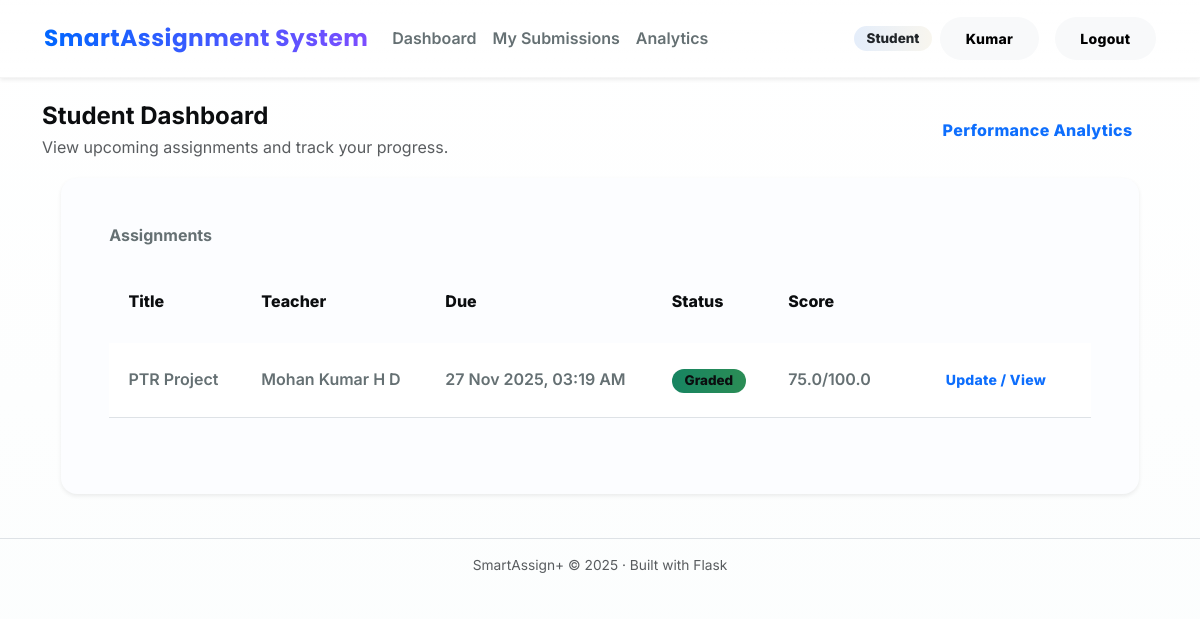
The page /student/dashboard (signed in) on the database its author committed.
### models.py (models this page shows, shortened)
class Assignment(db.Model):
    __tablename__ = "assignments"
    id = db.Column(db.Integer, primary_key=True)
    title = db.Column(db.String(150), nullable=False)
    description = db.Column(db.Text, nullable=False)
    due_date = db.Column(db.DateTime, nullable=False)
    created_at = db.Column(db.DateTime, default=datetime.utcnow)
    teacher_id = db.Column(db.Integer, db.ForeignKey("users.id"), nullable=False)
    submissions = db.relationship("Submission", backref="assignment", lazy=True)

class User(db.Model):
    __tablename__ = "users"
    id = db.Column(db.Integer, primary_key=True)
    name = db.Column(db.String(100), nullable=False)
    email = db.Column(db.String(120), unique=True, nullable=False)
    password_hash = db.Column(db.String(255), nullable=False)
    role = db.Column(db.String(20), nullable=False)  # 'teacher' or 'student'
    created_at = db.Column(db.DateTime, default=datetime.utcnow)
    assignments = db.relationship("Assignment", backref="teacher", lazy=True)
    submissions = db.relationship("Submission", backref="student", lazy=True)

class Feedback(db.Model):
    __tablename__ = "feedback"
    id = db.Column(db.Integer, primary_key=True)
    submission_id = db.Column(db.Integer, db.ForeignKey("submissions.id"), nullable=False)
    teacher_id = db.Column(db.Integer, db.ForeignKey("users.id"), nullable=False)
    score = db.Column(db.Float, nullable=False)
    max_score = db.Column(db.Float, nullable=False)
    rubric_clarity = db.Column(db.Integer, nullable=False)      # 1-5
    rubric_completion = db.Column(db.Integer, nullable=False)   # 1-5
    rubric_presentation = db.Column(db.Integer, nullable=False) # 1-5
    comments = db.Column(db.Text, nullable=True)
    created_at = db.Column(db.DateTime, default=datetime.utcnow)
    teacher = db.relationship("User", backref="feedback_given", foreign_keys=[teacher_id])

### app.py (the view)
    @app.route("/student/dashboard")
    @login_required(role="student")
    def student_dashboard():
        student_id = session["user_id"]
        assignments = Assignment.query.order_by(Assignment.due_date.asc()).all()
        submissions = Submission.query.filter_by(student_id=student_id).all()
        submissions_by_assignment = {s.assignment_id: s for s in submissions}
        return render_template(
            "student_dashboard.html",
            assignments=assignments,
            submissions_by_assignment=submissions_by_assignment,
            now=datetime.utcnow(),
        )

### templates/student_dashboard.html
{% extends "base.html" %}
{% block content %}
<div class="d-flex justify-content-between align-items-center mb-3">
    <div>
        <h1 class="h4 fw-bold mb-1">Student Dashboard</h1>
        <p class="text-muted mb-0">View upcoming assignments and track your progress.</p>
    </div>
    <a href="{{ url_for('student_analytics') }}" class="btn btn-outline-primary">
        Performance Analytics
    </a>
</div>
<div class="card shadow-sm border-0 rounded-4">
    <div class="card-body">
        <h2 class="h6 fw-bold mb-3">Assignments</h2>
        {% if assignments %}
            <div class="table-responsive">
                <table class="table align-middle">
                    <thead class="table-light">
                        <tr>
                            <th>Title</th>
                            <th>Teacher</th>
                            <th>Due</th>
                            <th>Status</th>
                            <th>Score</th>
                            <th></th>
                        </tr>
                    </thead>
                    <tbody>
                        {% for a in assignments %}
                            {% set sub = submissions_by_assignment.get(a.id) %}
                            <tr>
                                <td>{{ a.title }}</td>
                                <td>{{ a.teacher.name }}</td>
                                <td>{{ a.due_date.strftime('%d %b %Y, %I:%M %p') }}</td>
                                <td>
                                    {% if sub %}
                                        {% if sub.status == 'graded' %}
                                            <span class="badge bg-success">Graded</span>
                                        {% else %}
                                            <span class="badge bg-info text-dark">Submitted</span>
                                        {% endif %}
                                    {% else %}
                                        {% if a.due_date < now %}
                                            <span class="badge bg-danger">Missed</span>
                                        {% else %}
                                            <span class="badge bg-warning text-dark">Pending</span>
                                        {% endif %}
                                    {% endif %}
                                </td>
                                <td>
                                    {% if sub and sub.feedback %}
                                        {{ sub.feedback.score }}/{{ sub.feedback.max_score }}
                                    {% else %}
                                        -
                                    {% endif %}
                                </td>
                                <td class="text-end">
                                    <a href="{{ url_for('submit_assignment', assignment_id=a.id) }}"
                                       class="btn btn-sm {% if sub %}btn-outline-primary{% else %}btn-primary{% endif %}">
                                        {% if sub %}Update / View{% else %}Submit{% endif %}
                                    </a>
                                </td>
                            </tr>
                        {% endfor %}
                    </tbody>
                </table>
            </div>
        {% else %}
            <p class="text-muted mb-0">No assignments available right now.</p>
        {% endif %}
    </div>
</div>
{% endblock %}

### static/css/styles.css (style rules this page uses)
:root { --bg-1:#ffffff; --bg-2:#fbfdfd; --surface:#fcfdff; --glass: rgba(255,255,255,0.96); --ink:#0b0d0f; --muted:#657073; --radius-xs:8px; --radius-sm:12px; --radius-md:18px; --radius-lg:28px; --shadow-1:0 6px 20px rgba(11,13,15,0.06); --shadow-2:0 24px 70px rgba(11,13,15,0.08); --transition-fast:160ms cubic-bezier(.4,0,.2,1); --transition-base:420ms cubic-bezier(.2,0,.12,1); --accent-a:#0066ff; --accent-b:#00a3ff; --accent-c:#ffd166; --accent-d:#ff6b6b; --accent-e:#7c4dff; --accent-soft-a:rgba(0,102,255,0.08); --accent-soft-b:rgba(0,163,255,0.08); --accent-soft-c:rgba(255,209,102,0.08); --glass-border:linear-gradient(180deg, rgba(255,255,255,0.7), rgba(255,255,255,0.55)); }
*,:before,:after { box-sizing:border-box }
html,body { height:100% }
body { margin:0; font-family:'Inter',system-ui,-apple-system,'Segoe UI',Roboto,'Helvetica Neue',Arial; background:linear-gradient(180deg,var(--bg-1),var(--bg-2)); color:var(--ink); -webkit-font-smoothing:antialiased; }
.card { position:relative; background:var(--surface); border-radius:var(--radius-lg); padding:2rem; margin:1.2rem; border:1px solid rgba(11,13,15,0.03); box-shadow:var(--shadow-2); transition:transform var(--transition-base),box-shadow var(--transition-base),filter var(--transition-base); }
.card-body { color:var(--muted); font-weight:600; line-height:1.6; }
.btn { display:inline-flex; align-items:center; justify-content:center; border-radius:999px; padding:0.68rem 1.6rem; font-weight:800; letter-spacing:0.02em; cursor:pointer; border:none; position:relative; overflow:hidden; transition:transform var(--transition-fast),box-shadow var(--transition-fast),filter var(--transition-fast); }
.table { width:100%; border-collapse:separate; border-spacing:0 12px; background:transparent; color:var(--ink); }
.table thead th { background:transparent; color:var(--ink); text-align:left; font-weight:800; padding:1rem 1.2rem; border-bottom:none; }
.table tbody tr { background:linear-gradient(180deg,#fff,#fcfcfd); border-radius:14px; transition:transform var(--transition-fast),box-shadow var(--transition-fast); }
.table td { padding:1rem 1.2rem; color:var(--muted); }
.badge { display:inline-block; padding:0.34rem 0.8rem; border-radius:999px; background:linear-gradient(90deg,var(--accent-soft-a),var(--accent-soft-c)); color:var(--ink); font-weight:800; font-size:0.84rem; }
.text-muted { color:var(--muted) }

### rows shown on the page
Assignment: title "PTR Project", teacher.name "Mohan Kumar H D", due_date "27 Nov 2025, 03:19 AM"
Feedback: feedback.score "75.0", feedback.max_score "100.0"

### other values the page prints
{{ session.get('role') }} "Student"
{{ session.get('user_name') }} "Kumar"
